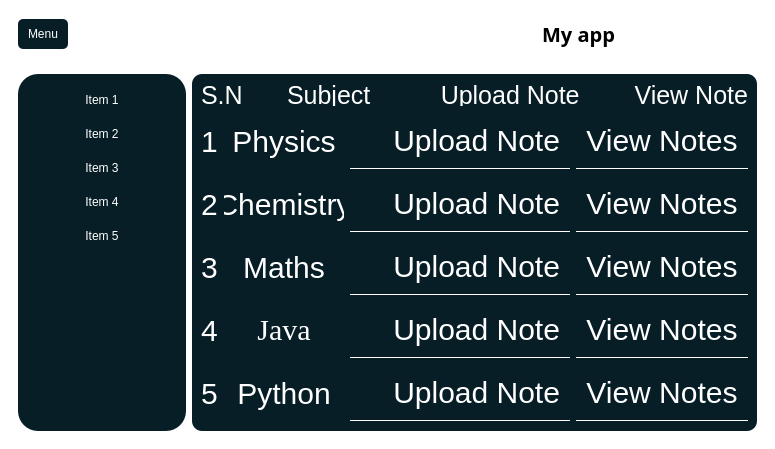
<?xml version="1.0" encoding="UTF-8"?>
<ui version="4.0">
 <class>MainWindow</class>
 <widget class="QMainWindow" name="MainWindow">
  <property name="geometry">
   <rect>
    <x>0</x>
    <y>0</y>
    <width>749</width>
    <height>449</height>
   </rect>
  </property>
  <property name="windowTitle">
   <string>MainWindow</string>
  </property>
  <property name="styleSheet">
   <string notr="true"/>
  </property>
  <widget class="QWidget" name="centralwidget">
   <property name="styleSheet">
    <string notr="true">* {
  border: none;
  background-color: transparent;
  color: #FFF; /* Specify a default color */
}

#centralwidget {
  background-color: white
;
}

#side_menu {
  background-color: #071e26;
  border-radius: 20px;
}

QPushButton {
  padding: 10px;
  background-color: #071e26;
  border-radius: 5px;
}

#main_body {
  background-color: #071e26;
  border-radius: 10px;
}
</string>
   </property>
   <layout class="QVBoxLayout" name="verticalLayout">
    <item>
     <widget class="QFrame" name="header">
      <property name="minimumSize">
       <size>
        <width>0</width>
        <height>50</height>
       </size>
      </property>
      <property name="frameShape">
       <enum>QFrame::StyledPanel</enum>
      </property>
      <property name="frameShadow">
       <enum>QFrame::Raised</enum>
      </property>
      <layout class="QHBoxLayout" name="horizontalLayout_2">
       <property name="leftMargin">
        <number>0</number>
       </property>
       <property name="topMargin">
        <number>0</number>
       </property>
       <property name="rightMargin">
        <number>0</number>
       </property>
       <property name="bottomMargin">
        <number>0</number>
       </property>
       <item alignment="Qt::AlignLeft">
        <widget class="QFrame" name="frame">
         <property name="frameShape">
          <enum>QFrame::StyledPanel</enum>
         </property>
         <property name="frameShadow">
          <enum>QFrame::Raised</enum>
         </property>
         <layout class="QHBoxLayout" name="horizontalLayout_3">
          <item>
           <widget class="QPushButton" name="pushButton">
            <property name="minimumSize">
             <size>
              <width>0</width>
              <height>30</height>
             </size>
            </property>
            <property name="maximumSize">
             <size>
              <width>16777215</width>
              <height>30</height>
             </size>
            </property>
            <property name="text">
             <string>Menu</string>
            </property>
            <property name="icon">
             <iconset resource="icons.qrc">
              <normaloff>:/icons/icons_folder/align-justify.svg</normaloff>:/icons/icons_folder/align-justify.svg</iconset>
            </property>
            <property name="iconSize">
             <size>
              <width>24</width>
              <height>24</height>
             </size>
            </property>
           </widget>
          </item>
         </layout>
        </widget>
       </item>
       <item>
        <widget class="QFrame" name="frame_3">
         <property name="frameShape">
          <enum>QFrame::StyledPanel</enum>
         </property>
         <property name="frameShadow">
          <enum>QFrame::Raised</enum>
         </property>
         <layout class="QVBoxLayout" name="verticalLayout_4">
          <item>
           <widget class="QLabel" name="label">
            <property name="font">
             <font>
              <family>Arial Black</family>
              <pointsize>15</pointsize>
              <weight>75</weight>
              <italic>false</italic>
              <bold>true</bold>
              <strikeout>false</strikeout>
             </font>
            </property>
            <property name="styleSheet">
             <string notr="true">color: black;</string>
            </property>
            <property name="text">
             <string>My app</string>
            </property>
            <property name="alignment">
             <set>Qt::AlignCenter</set>
            </property>
           </widget>
          </item>
         </layout>
        </widget>
       </item>
      </layout>
     </widget>
    </item>
    <item>
     <widget class="QFrame" name="frame_2">
      <property name="sizePolicy">
       <sizepolicy hsizetype="Preferred" vsizetype="Expanding">
        <horstretch>0</horstretch>
        <verstretch>0</verstretch>
       </sizepolicy>
      </property>
      <property name="frameShape">
       <enum>QFrame::StyledPanel</enum>
      </property>
      <property name="frameShadow">
       <enum>QFrame::Raised</enum>
      </property>
      <layout class="QHBoxLayout" name="horizontalLayout">
       <item>
        <widget class="QWidget" name="side_menu" native="true">
         <layout class="QVBoxLayout" name="verticalLayout_2">
          <item alignment="Qt::AlignTop">
           <widget class="QFrame" name="frame_4">
            <property name="minimumSize">
             <size>
              <width>150</width>
              <height>0</height>
             </size>
            </property>
            <property name="maximumSize">
             <size>
              <width>150</width>
              <height>16777215</height>
             </size>
            </property>
            <property name="frameShape">
             <enum>QFrame::StyledPanel</enum>
            </property>
            <property name="frameShadow">
             <enum>QFrame::Raised</enum>
            </property>
            <layout class="QVBoxLayout" name="verticalLayout_3">
             <property name="spacing">
              <number>0</number>
             </property>
             <property name="leftMargin">
              <number>0</number>
             </property>
             <property name="topMargin">
              <number>0</number>
             </property>
             <property name="rightMargin">
              <number>0</number>
             </property>
             <property name="bottomMargin">
              <number>0</number>
             </property>
             <item>
              <widget class="QPushButton" name="pushButton_2">
               <property name="styleSheet">
                <string notr="true"/>
               </property>
               <property name="text">
                <string>Item 1</string>
               </property>
               <property name="icon">
                <iconset>
                 <normaloff>:/icons/New folder/airplay.svg</normaloff>:/icons/New folder/airplay.svg</iconset>
               </property>
              </widget>
             </item>
             <item>
              <widget class="QPushButton" name="pushButton_3">
               <property name="text">
                <string>Item 2</string>
               </property>
               <property name="icon">
                <iconset>
                 <normaloff>:/icons/New folder/award.svg</normaloff>:/icons/New folder/award.svg</iconset>
               </property>
              </widget>
             </item>
             <item>
              <widget class="QPushButton" name="pushButton_4">
               <property name="text">
                <string>Item 3</string>
               </property>
               <property name="icon">
                <iconset>
                 <normaloff>:/icons/New folder/coffee.svg</normaloff>:/icons/New folder/coffee.svg</iconset>
               </property>
              </widget>
             </item>
             <item>
              <widget class="QPushButton" name="pushButton_5">
               <property name="text">
                <string>Item 4</string>
               </property>
               <property name="icon">
                <iconset>
                 <normaloff>:/icons/New folder/music.svg</normaloff>:/icons/New folder/music.svg</iconset>
               </property>
              </widget>
             </item>
             <item>
              <widget class="QPushButton" name="pushButton_6">
               <property name="text">
                <string>Item 5</string>
               </property>
               <property name="icon">
                <iconset>
                 <normaloff>:/icons/New folder/wifi.svg</normaloff>:/icons/New folder/wifi.svg</iconset>
               </property>
              </widget>
             </item>
            </layout>
           </widget>
          </item>
         </layout>
        </widget>
       </item>
       <item>
        <widget class="QFrame" name="main_body">
         <property name="sizePolicy">
          <sizepolicy hsizetype="Expanding" vsizetype="Preferred">
           <horstretch>0</horstretch>
           <verstretch>0</verstretch>
          </sizepolicy>
         </property>
         <property name="styleSheet">
          <string notr="true">
color:white;
font-family: &quot;Times New Roman&quot;, Times, serif;

</string>
         </property>
         <property name="frameShape">
          <enum>QFrame::StyledPanel</enum>
         </property>
         <property name="frameShadow">
          <enum>QFrame::Raised</enum>
         </property>
         <layout class="QVBoxLayout" name="verticalLayout_5">
          <item>
           <layout class="QHBoxLayout" name="horizontalLayout_4">
            <item>
             <widget class="QLabel" name="label_2">
              <property name="maximumSize">
               <size>
                <width>200</width>
                <height>22</height>
               </size>
              </property>
              <property name="styleSheet">
               <string notr="true">color: white;
font-family: &quot;Times New Roman&quot;, Times, serif;
font-size:25px;
</string>
              </property>
              <property name="text">
               <string>S.N</string>
              </property>
             </widget>
            </item>
            <item>
             <widget class="QLabel" name="label_3">
              <property name="minimumSize">
               <size>
                <width>120</width>
                <height>0</height>
               </size>
              </property>
              <property name="maximumSize">
               <size>
                <width>200</width>
                <height>22</height>
               </size>
              </property>
              <property name="styleSheet">
               <string notr="true">color: white;
font-family: &quot;Times New Roman&quot;, Times, serif;
font-size:25px;
</string>
              </property>
              <property name="text">
               <string>Subject</string>
              </property>
             </widget>
            </item>
            <item>
             <widget class="QLabel" name="label_4">
              <property name="maximumSize">
               <size>
                <width>200</width>
                <height>22</height>
               </size>
              </property>
              <property name="styleSheet">
               <string notr="true">color: white;
font-family: &quot;Times New Roman&quot;, Times, serif;
font-size:25px;</string>
              </property>
              <property name="text">
               <string>    Upload Note</string>
              </property>
             </widget>
            </item>
            <item>
             <widget class="QLabel" name="label_5">
              <property name="maximumSize">
               <size>
                <width>200</width>
                <height>22</height>
               </size>
              </property>
              <property name="styleSheet">
               <string notr="true">color: white;
font-family: &quot;Times New Roman&quot;, Times, serif;
font-size:25px;</string>
              </property>
              <property name="text">
               <string>       View Note</string>
              </property>
             </widget>
            </item>
           </layout>
          </item>
          <item>
           <layout class="QHBoxLayout" name="horizontalLayout_5">
            <item alignment="Qt::AlignHCenter">
             <widget class="QLabel" name="label_6">
              <property name="maximumSize">
               <size>
                <width>20</width>
                <height>16777215</height>
               </size>
              </property>
              <property name="styleSheet">
               <string notr="true">background-color: Transparent;
color: white;
font-size:30px;</string>
              </property>
              <property name="text">
               <string>1</string>
              </property>
             </widget>
            </item>
            <item>
             <widget class="QLabel" name="label_7">
              <property name="minimumSize">
               <size>
                <width>120</width>
                <height>0</height>
               </size>
              </property>
              <property name="styleSheet">
               <string notr="true">font-family: &quot;Times New Roman&quot;, Times, serif;
font-size:30px;</string>
              </property>
              <property name="text">
               <string>Physics</string>
              </property>
              <property name="alignment">
               <set>Qt::AlignCenter</set>
              </property>
             </widget>
            </item>
            <item>
             <widget class="QPushButton" name="upload_physics">
              <property name="styleSheet">
               <string notr="true">background-color: Transparent;
color: white;
 border-bottom: 1px solid white;
border-radius:none;
font-family: &quot;Times New Roman&quot;, Times, serif;
font-size:30px;</string>
              </property>
              <property name="text">
               <string>    Upload Note</string>
              </property>
             </widget>
            </item>
            <item>
             <widget class="QPushButton" name="view_physics">
              <property name="styleSheet">
               <string notr="true">background-color: Transparent;
color: white;
 border-bottom: 1px solid white;
border-radius:none;
font-family: &quot;Times New Roman&quot;, Times, serif;
font-size:30px;</string>
              </property>
              <property name="text">
               <string>View Notes</string>
              </property>
             </widget>
            </item>
           </layout>
          </item>
          <item>
           <layout class="QHBoxLayout" name="horizontalLayout_12">
            <item alignment="Qt::AlignHCenter">
             <widget class="QLabel" name="label_20">
              <property name="maximumSize">
               <size>
                <width>20</width>
                <height>16777215</height>
               </size>
              </property>
              <property name="styleSheet">
               <string notr="true">background-color: Transparent;
color: white;
font-size:30px;</string>
              </property>
              <property name="text">
               <string>2</string>
              </property>
             </widget>
            </item>
            <item>
             <widget class="QLabel" name="label_21">
              <property name="minimumSize">
               <size>
                <width>120</width>
                <height>0</height>
               </size>
              </property>
              <property name="styleSheet">
               <string notr="true">font-family: &quot;Times New Roman&quot;, Times, serif;
font-size:30px;</string>
              </property>
              <property name="text">
               <string>Chemistry</string>
              </property>
              <property name="alignment">
               <set>Qt::AlignCenter</set>
              </property>
             </widget>
            </item>
            <item>
             <widget class="QPushButton" name="upload_chemistry">
              <property name="styleSheet">
               <string notr="true">background-color: Transparent;
color: white;
 border-bottom: 1px solid white;
border-radius:none;
font-family: &quot;Times New Roman&quot;, Times, serif;
font-size:30px;</string>
              </property>
              <property name="text">
               <string>    Upload Note</string>
              </property>
             </widget>
            </item>
            <item>
             <widget class="QPushButton" name="view_chemistry">
              <property name="styleSheet">
               <string notr="true">background-color: Transparent;
color: white;
 border-bottom: 1px solid white;
border-radius:none;
font-family: &quot;Times New Roman&quot;, Times, serif;
font-size:30px;</string>
              </property>
              <property name="text">
               <string>View Notes</string>
              </property>
             </widget>
            </item>
           </layout>
          </item>
          <item>
           <layout class="QHBoxLayout" name="horizontalLayout_13">
            <item alignment="Qt::AlignHCenter">
             <widget class="QLabel" name="label_22">
              <property name="maximumSize">
               <size>
                <width>20</width>
                <height>16777215</height>
               </size>
              </property>
              <property name="styleSheet">
               <string notr="true">background-color: Transparent;
color: white;
font-size:30px;</string>
              </property>
              <property name="text">
               <string>3</string>
              </property>
             </widget>
            </item>
            <item>
             <widget class="QLabel" name="label_23">
              <property name="minimumSize">
               <size>
                <width>120</width>
                <height>0</height>
               </size>
              </property>
              <property name="styleSheet">
               <string notr="true">font-size:30px;
font-family: &quot;Times New Roman&quot;, Times, serif;</string>
              </property>
              <property name="text">
               <string>Maths</string>
              </property>
              <property name="alignment">
               <set>Qt::AlignCenter</set>
              </property>
             </widget>
            </item>
            <item>
             <widget class="QPushButton" name="upload_maths">
              <property name="styleSheet">
               <string notr="true">background-color: Transparent;
color: white;
 border-bottom: 1px solid white;
border-radius:none;
font-family: &quot;Times New Roman&quot;, Times, serif;
font-size:30px;</string>
              </property>
              <property name="text">
               <string>    Upload Note</string>
              </property>
             </widget>
            </item>
            <item>
             <widget class="QPushButton" name="view_maths">
              <property name="styleSheet">
               <string notr="true">background-color: Transparent;
color: white;
 border-bottom: 1px solid white;
border-radius:none;
font-family: &quot;Times New Roman&quot;, Times, serif;
font-size:30px;</string>
              </property>
              <property name="text">
               <string>View Notes</string>
              </property>
             </widget>
            </item>
           </layout>
          </item>
          <item>
           <layout class="QHBoxLayout" name="horizontalLayout_14">
            <item alignment="Qt::AlignHCenter">
             <widget class="QLabel" name="label_24">
              <property name="maximumSize">
               <size>
                <width>20</width>
                <height>16777215</height>
               </size>
              </property>
              <property name="styleSheet">
               <string notr="true">background-color: Transparent;
color: white;
font-family: &quot;Times New Roman&quot;, Times, serif;
font-size:30px;</string>
              </property>
              <property name="text">
               <string>4</string>
              </property>
             </widget>
            </item>
            <item>
             <widget class="QLabel" name="label_25">
              <property name="minimumSize">
               <size>
                <width>120</width>
                <height>0</height>
               </size>
              </property>
              <property name="font">
               <font>
                <family>Times New Roman</family>
                <pointsize>-1</pointsize>
               </font>
              </property>
              <property name="styleSheet">
               <string notr="true">font-family: &quot;Times New Roman&quot;, Times, serif;
font-size:30px;</string>
              </property>
              <property name="text">
               <string>Java</string>
              </property>
              <property name="alignment">
               <set>Qt::AlignCenter</set>
              </property>
             </widget>
            </item>
            <item>
             <widget class="QPushButton" name="upload_java">
              <property name="styleSheet">
               <string notr="true">background-color: Transparent;
color: white;
 border-bottom: 1px solid white;
border-radius:none;
font-family: &quot;Times New Roman&quot;, Times, serif;
font-family: &quot;Times New Roman&quot;, Times, serif;
font-size:30px;</string>
              </property>
              <property name="text">
               <string>    Upload Note</string>
              </property>
             </widget>
            </item>
            <item>
             <widget class="QPushButton" name="view_java">
              <property name="styleSheet">
               <string notr="true">background-color: Transparent;
color: white;
 border-bottom: 1px solid white;
border-radius:none;
font-family: &quot;Times New Roman&quot;, Times, serif;
font-size:30px;</string>
              </property>
              <property name="text">
               <string>View Notes</string>
              </property>
             </widget>
            </item>
           </layout>
          </item>
          <item>
           <layout class="QHBoxLayout" name="horizontalLayout_15">
            <item alignment="Qt::AlignHCenter">
             <widget class="QLabel" name="label_26">
              <property name="maximumSize">
               <size>
                <width>20</width>
                <height>16777215</height>
               </size>
              </property>
              <property name="styleSheet">
               <string notr="true">background-color: Transparent;
color: white;
font-size:30px;</string>
              </property>
              <property name="text">
               <string>5</string>
              </property>
             </widget>
            </item>
            <item>
             <widget class="QLabel" name="label_27">
              <property name="minimumSize">
               <size>
                <width>120</width>
                <height>0</height>
               </size>
              </property>
              <property name="styleSheet">
               <string notr="true">font-family: &quot;Times New Roman&quot;, Times, serif;
font-size:30px;</string>
              </property>
              <property name="text">
               <string>Python</string>
              </property>
              <property name="alignment">
               <set>Qt::AlignCenter</set>
              </property>
             </widget>
            </item>
            <item>
             <widget class="QPushButton" name="upload_python">
              <property name="styleSheet">
               <string notr="true">background-color: Transparent;
color: white;
 border-bottom: 1px solid white;
border-radius:none;
font-family: &quot;Times New Roman&quot;, Times, serif;
font-size:30px;</string>
              </property>
              <property name="text">
               <string>    Upload Note</string>
              </property>
             </widget>
            </item>
            <item>
             <widget class="QPushButton" name="view_python">
              <property name="styleSheet">
               <string notr="true">background-color: Transparent;
color: white;
 border-bottom: 1px solid white;
border-radius:none;
font-family: &quot;Times New Roman&quot;, Times, serif;
font-size:30px;</string>
              </property>
              <property name="text">
               <string>View Notes</string>
              </property>
             </widget>
            </item>
           </layout>
          </item>
         </layout>
        </widget>
       </item>
      </layout>
      <zorder>main_body</zorder>
      <zorder>side_menu</zorder>
     </widget>
    </item>
   </layout>
  </widget>
 </widget>
 <resources>
  <include location="icons.qrc"/>
 </resources>
 <connections/>
</ui>
